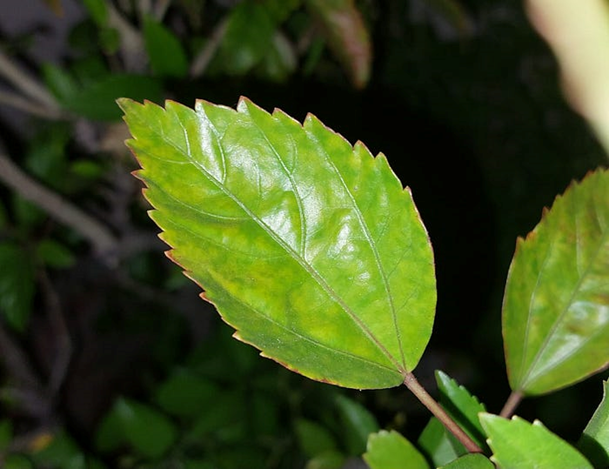
#> input picture 人工智能/树叶.jpeg, 609 x 469 px, given in place of the camera
$ jupyter execute --allow-errors Ch3.ipynb   (shell and % lines are left out)   (older library calls are emulated)   (text cells are left out)
#> lines starting #> are read from the running program, lines starting #| are printed output that depends on the picture
[cell 1]
import numpy as np
a = np.array([[1,2], [3,4]])
print(a)
print(type(a))

[cell 2]
import numpy as np
a = np.array([[1,2,3],[4,5,6]])
print (a.shape)
a

[cell 3]
import numpy as np
a = np.array([[1,2,3],[4,5,6]])
a.shape =  (3,2)
print (a.shape)
a

[cell 4]
import numpy as np
a = np.array([1,2,3,4,5])
a

[cell 5]
import numpy as np
a = np.array([1,2,3,4,5], ndmin=2)
a

[cell 6]
import numpy as np
x=np.array(5,dtype="float32")
print('x为:',x)
print('x对象的data属性： ',x.data)
print('x对象的size属性：',x.size)
print('x对象的维数：',x.ndim)
y=np.array(x,dtype="bool_")
print('转换为bool类型的x为：',y)
z=np.array(y,dtype="float16")
print('True值转换为float16类型为：',z)

[cell 7]
import numpy as np
x = np.empty([3,2], dtype = int)
print (x)

[cell 8]
import numpy as np
# 默认为浮点数
x = np.zeros(5)
print(x)
# 设置类型为整数
y = np.zeros((5,), dtype = np.int)
print(y)
# 自定义类型
z = np.zeros((2,2), dtype = [('x', 'i4'), ('y', 'i4')])
print(z)

[cell 9]
z = np.zeros((2,2), dtype = np.int)
print(z)

[cell 10]
import numpy as np
arr2=np.arange(3,9,0.2)
arr2

[cell 11]
import numpy as np
arr3=np.linspace(1, 5, 10)
arr3

[cell 12]
np.random.rand(2,3)

[cell 13]
np.random.randint(0,10,(2,2))

[cell 14]
np.random.uniform(1,2,(2,3))

[cell 15]
import numpy as np
# 创建一个4行6列的二维数组
arr = np.arange(24).reshape(4,6)
print('arr =\n',arr)
# 截取第2行到最后一行，第1列到第4列构成的ndarray
arr1 = arr[1:, :3]
print('B = \n',arr1)

[cell 16]
import numpy as np
num = np.random.normal(0, 1, (3,4))
print(num)

[cell 17]
num<0.5

[cell 18]
num[num<0.5]=0
print(num)

[cell 19]
np.where(num>0.5,1,0)

[cell 20]
stus_score = np.array([[80, 88], [82, 81], [84, 75], [86, 83], [75, 81]])
stus_score

[cell 21]
# 求每一列的最大值(0表示列)
result = np.amax(stus_score, axis=0)
print(result)
# 求每一行的最大值(1表示行)
result = np.amax(stus_score, axis=1)
print(result)

[cell 22]
#【例3.5】NumPy的数据类型使用。
import numpy as np
x=np.array([5])
print(type(x))
print('x为:',x)
print('x对象的data属性： ',x.data)
print('x对象的size属性：',x.size)
print('x对象的维数：',x.ndim)
y=np.bool_(x)
print('转换为bool类型的x为：',y)
z=np.float16(y)
print('True值转换为float16类型为：',z)

[cell 23]
#【例3.7】使用astype转换dataframe。
import pandas as pd
df = pd.DataFrame([{'qty':'3', 'num':'50'}, {'qty':'7', 'num':'20'}])
print(df.dtypes)
print('--------------')
df['qty'] = df['qty'].astype('int')
df['num'] = df['num'].astype('float64')
print(df.dtypes)

[cell 24]
#【例3.8】使用axis参数设置当前轴。
import numpy as np
arr=np.array([[0,1,2],[3,4,5]])
print(arr)
print(arr.sum(axis=0))
print(arr.sum(axis=1))

[cell 25]
#【例3.9】 使用reshape函数调整数组形状。
import numpy as np
arr=np.array([0, 1, 2, 3, 4, 5, 6, 7])
#显示数组arr的rank，
print('秩为：',arr.ndim)
arr3D = arr.reshape(2,2,2)
print(arr3D)
print ('秩为：',arr3D.ndim)

[cell 26]
#【例3.30】为一个地理位置数据创建Series对象。
import pandas as pd
#使用列表创建，索引值为默认值。
print('--------   列表创建series   ----------')
s1=pd.Series([1,1,1,1,1])
print(s1)
print('--------   字典创建series   ----------')
#使用字典创建，索引值为字典的key值
s2=pd.Series({'Longitude':39,'Latitude':116,'Temperature':23})
print('First value in s2:',s2['Longitude'])
print('-------- 用序列作series索引 ----------')
#使用range函数生成的迭代序列设置索引值
s3=pd.Series([3.4,0.8,2.1,0.3,1.5],range(5,10))
print('First value in s3:',s3[5])

[cell 27]
s2['Longitude']

[cell 28]
import pandas as pd
s2=pd.Series({'Longitude':39,'Latitude':116,'Temperature':23})
s2

[cell 29]
#【例3.31】对例3.30创建的s2，将温度增加2度，设置城市为Beijing。
#温度增加2度，设置城市为Beijing
s2["City"]="Beijing"
s2['Temperature']+=2
s2

[cell 30]
s3=pd.Series([3.4,0.8,2.1,0.3,1.5],range(5,10))
s3

[cell 31]
s3>2

[cell 32]
s3[s3>2]

[cell 33]
#【例3.33】为s2添加一项湿度数据。
stiny=pd.Series({'humidity':84})
#> (the rest of this cell did not finish here and is left out)

[cell 34]
#【例3.39】对Series和DataFrame进行索引。
import numpy as np
import pandas as pd
ser=pd.Series(np.arange(4),index=['A','B','C','D'])
ser

[cell 35]
data=pd.DataFrame(np.arange(16).reshape(4,4),
                  index=['BJ','SH','GZ','SZ'],
                  columns=['q','r','s','t'])
data

[cell 36]
print("ser['C']:",ser['C'])
print("ser[2]:",ser[2])
print("data['q']:",data['q'])
print("data[['q','t']]:",data[['q','t']])

[cell 37]
#【例3.41】抽取指定行列的数据。
data.loc[['SH','GZ'],['r','s']]

[cell 38]
data.iloc[:-1,1:3]

[cell 39]
#【例3.45】一个简单的dataframe。
df=pd.DataFrame(np.arange(16).reshape(4,4),
                  index=['BJ','SH','GZ','SZ'],
                  columns=['q','r','s','t'])
df

[cell 40]
df.sum(axis=0)

[cell 41]
 #【例3.46】使用NumPy模块求方差。
import numpy as np
a = np.arange(0,60,5)
a = a.reshape(3,4)
print(a)
result = np.std(a, axis=0)
print(result)
result = np.std(a, axis=1)
print(result)

[cell 42]
#【例3.47】使用Pandas模块求方差。
import numpy as np
import pandas as pd
a = np.arange(0,60,5)
a = a.reshape(3,4)
df = pd.DataFrame(a)
print(df)
print('-----------------')
print(df.std())

[cell 43]
#【3.48】综合示例——dataframe分词。
p='life can be good, life can be sad, life is mostly cheerful, but sometimes sad.'
pList=p.split()
pdict={}
for item in pList:
    if item[-1] in ',.':
        item=item[:-1]
    if item not in  pdict:
        pdict[item]=1
    else:
        pdict[item]+=1
print(pdict)

[cell 44]
s=pd.Series(pdict)
s

[cell 45]
p='life can be good, life can be sad, life is mostly cheerful, but sometimes sad.'
pList=p.split()
pList

[cell 46]
pd.Series(pdict)

[cell 47]
d={'a':[1,2,3],'b':[4,5,6]}
pd.DataFrame(d)

[cell 48]
p='life can be good,life can be sad,life is mostly cheerful,but sometimes sad.'
p.split()

[cell 49]
#【例3.50】dataframe中的数据对齐及NaN值处理。
dt1=pd.DataFrame(np.arange(16).reshape(4,4),
                  index=['BJ','SH','GZ','SZ'],
                  columns=['q','r','s','t'])
dt1

[cell 50]
dt2=pd.DataFrame(np.arange(4).reshape(2,2),
                  index=['BJ','SZ'],
                  columns=['r','t'])
dt2

[cell 51]
dt3=dt1.add(dt2,fill_value=0)
dt3

[cell 52]
#【例3.52】过滤dataframe的数据行。
dt1=pd.DataFrame(np.arange(16).reshape(4,4),
                  index=['BJ','SH','GZ','SZ'],
                  columns=['q','r','s','t'])
dt1

[cell 53]
dt2=pd.DataFrame(np.arange(12).reshape(4,3),
                  index=['BJ','SH','SZ','GZ'],
                  columns=['q','r','s'])
dt2

[cell 54]
testdf=dt1+dt2
testdf

[cell 55]
Hfinedf=testdf.dropna()
Hfinedf

[cell 56]
Vfinedf=testdf.dropna(axis=1)
Vfinedf

[cell 57]
#【例3.56】绘制简单的plot图表，结果如图3.3所示。
import matplotlib.pyplot as plt
fig=plt.figure()
ax1=fig.add_subplot(2,2,1)
ax2=fig.add_subplot(2,2,4)

[cell 58]
#【例3.59】在Subplot上绘制图形，结果如图3.6所示。
fig=plt.figure()
ax=fig.add_subplot(1,1,1)
rect=plt.Rectangle((0.2,0.75),0.4,0.15,color='r',alpha=0.3)
circ=plt.Circle((0.7,0.2),0.15,color='b',alpha=0.3)
pgon=plt.Polygon([[0.15,0.15],[0.35,0.4],[0.2,0.6]],color='g',alpha=0.9)
ax.add_patch(rect)
ax.add_patch(circ)
ax.add_patch(pgon)
plt.show()
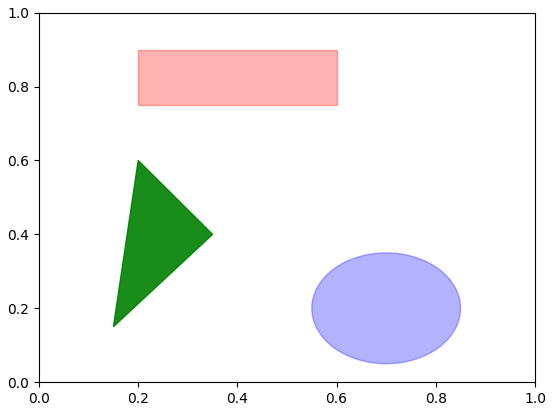
#> figure drawn by matplotlib, 1 panel

[cell 59]
#【例3.60】绘制简单直线，结果如图3.7所示。
import matplotlib.pyplot as plt
import numpy as np
a = np.arange(10)
plt.xlabel('x')
plt.ylabel('y')
plt.plot(a,a*1.5,a,a*2.5,a,a*3.5,a,a*4.5)
plt.legend(['1.5x','2.5x','3.5x','4.5x'])
plt.title('simple lines')
plt.show()
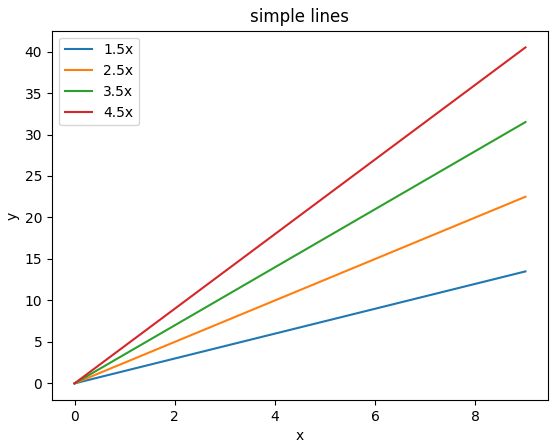
#> figure drawn by matplotlib, 1 panel; curve peaks at x = 9, y = 13.5; curve peaks at x = 9, y = 22.5; curve peaks at x = 9, y = 31.5

[cell 60]
#【例3.61】绘制sin(x)函数图形，结果如图3.8所示。
import numpy as np
import matplotlib.pyplot as plt
x = np.linspace(-10, 10, 100)  #列举出一百个数据点
y = np.sin(x)                #计算出对应的y
plt.plot(x, y)
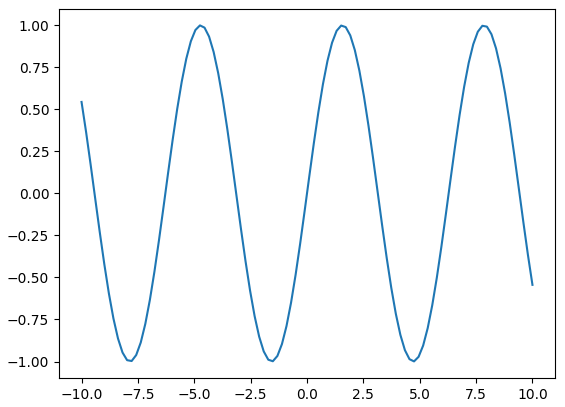
#> figure drawn by matplotlib, 1 panel; curve peaks at x = -4.75, y = 0.999

[cell 61]
 #【例3.62】多个图表的绘制
import numpy as np
import matplotlib.pyplot as plt
fig,axes=plt.subplots(2,1)
plt.subplot(2,1,1)
x = np.linspace(-10, 10, 100)  #列举出一百个数据点
y = np.sin(x)               #计算出对应的y
plt.plot(x, y, marker="o")
plt.subplot(2,1,2)
a = np.arange(10)
plt.plot(a,a*1.5,a,a*2.5,a,a*3.5,a,a*4.5)
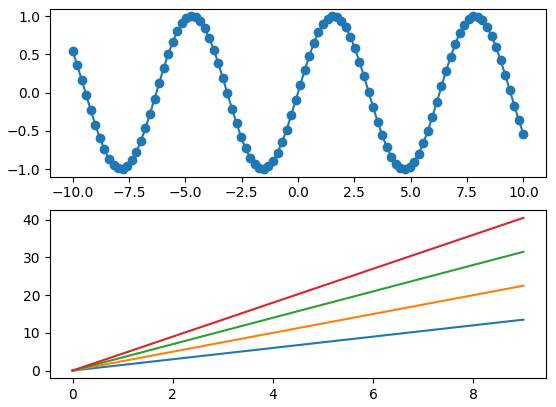
#> figure drawn by matplotlib, 2 panels; panel 1: curve peaks at x = -4.75, y = 0.999; panel 2: curve peaks at x = 9, y = 13.5; panel 2: curve peaks at x = 9, y = 22.5; panel 2: curve peaks at x = 9, y = 31.5

[cell 62]
 #【例3.63】绘制鸢尾花数据集的特征分布图
import matplotlib.pyplot as plt
import pandas as pd
import numpy as np
#> (the rest of this cell did not finish here and is left out)

[cell 63]
#【例3.64】使用plotdata2.txt中的数据，绘制编程语言发展趋势图。
import pandas as pd
#> (the rest of this cell did not finish here and is left out)

[cell 64]
#【例3.65】为Series数据绘制如图3.13中的图表。
import pandas as pd
import numpy as np
from pandas import Series, DataFrame
import matplotlib.pyplot as plt

# cumsum()函数累加数据
s1 = Series(np.random.randn(1000)).cumsum()
s2 = Series(np.random.randn(1000)).cumsum()

plt.subplot(211)    #第一个子图
# kind参数修改图类型
ax1=s1.plot(kind='line',label='S1',title='Figures of Series', style='--')
# 绘制第二个Series
s2.plot(ax=ax1,kind='line',label='S2')
plt.ylabel('value')
plt.legend(loc=2)  #right left

plt.subplot(212)   #第二个子图
s1[0:10].plot(kind='bar',grid=True,label='S1')
plt.xlabel('index')
plt.ylabel('value')
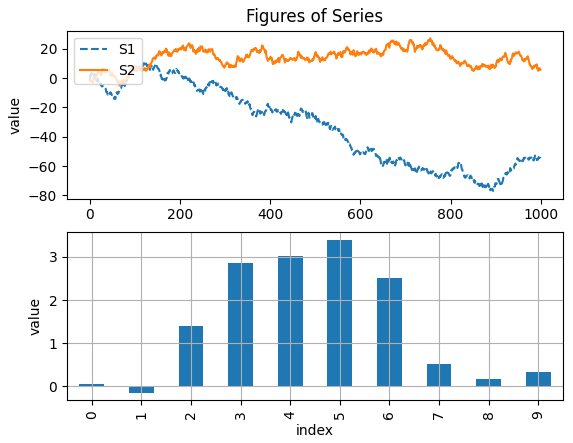
#> figure drawn by matplotlib, 2 panels; panel 1: curve peaks at x = 121, y = 10.16; panel 1: curve peaks at x = 755, y = 27.24; panel 2: tallest bar 3.39 high, from x = 4.75 to 5.25

[cell 65]
#【例3.66】使用Axes3D.scatter函数绘制三维散点图，如图3.14所示。
import numpy as np
import matplotlib.pyplot as plt
from mpl_toolkits.mplot3d import Axes3D

def randrange(n, randFloor, randCeil):
    rnd = np.random.rand(n)                   #生成n个随机数（值0~1）
    return (randCeil-randFloor) * rnd + randFloor  #生成n个vmin~vmax的随机数

plt.rcParams['font.sans-serif']=['SimHei']    #显示中文
fig = plt.figure(figsize=(10, 8))
ax = fig.add_subplot(111, projection="3d")  #添加子3D坐标轴,
n = 100
for zmin, zmax, c, m, l in [(4, 15, 'r', 'o', '低值'),(13, 40, 'g', '*', '高值')]:  #形状和颜色
    x = randrange(n, 0, 20)
    y = randrange(n, 0, 20)
    z = randrange(n, zmin, zmax)
    ax.scatter(x, y, z, c=c, marker=m, label=l, s=z * 6)

ax.set_xlabel("X-value")
ax.set_ylabel("Y-value")
ax.set_zlabel("Z-value")
ax.set_title("高/低值3D散点图", alpha=0.6, size=15, weight='bold')
ax.legend(loc="upper left")              #图例位于左上角

plt.show()
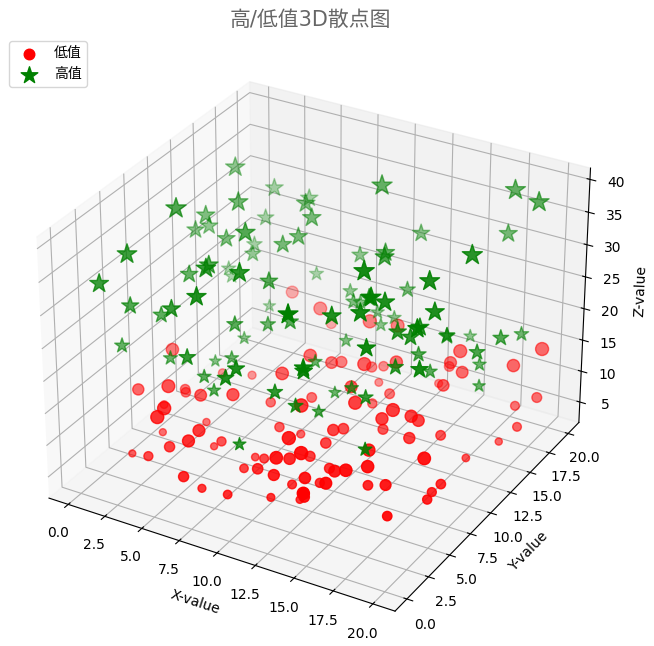
#> figure drawn by matplotlib, 1 panel

[cell 66]
#【例3.67】使用cv2读取图像，将图像转换为灰度图显示并保存。
import cv2
img = cv2.imread('tiger.jpg',0)  #转变为灰度图
cv2.imshow('image',img)
k = cv2.waitKey(0)
#> (key q is pressed here)
if k == 27:                 #按Esc键直接退出
    cv2.destroyAllWindows()
elif k == ord('s'):            # 按's'键先保存灰度图，再退出
    cv2.imwrite('result.png',img)
    cv2.destroyAllWindows()

[cell 67]
#【例3.68】拆分通道并着色，效果如图3.15。
import numpy as np
import cv2
img = cv2.imread('tiger.jpg')   #BGR图像模式
cv2.imshow('image',img)
k = cv2.waitKey(0)
#> (key q is pressed here)
if k == 13:                #按Enter键退出
    cv2.destroyAllWindows()
elif k == ord('s'):           #按's'键保存并退出
    b,g,r = cv2.split(img)   #图像拆分成三个通道
    zeros = np.zeros(img.shape[:2], dtype = "uint8")   #值为0的单通道数组
    imgr=cv2.merge([zeros, zeros,r])     #合并图像
    imgg=cv2.merge([zeros, g,zeros])
    imgb=cv2.merge([b,zeros, zeros])
    #将新图像写入文件
    cv2.imwrite('r.png',imgr)
    cv2.imwrite('g.png',imgg)
    cv2.imwrite('b.png',imgb)
    cv2.destroyAllWindows()

#> (a cell that did not finish here is left out)

#> (a cell that did not finish here is left out)

#> (a cell that did not finish here is left out)

[cell 71]
#【例3.69】捕获摄像头图像。
import cv2
cap  = cv2.VideoCapture(0)
while(True):
    ret, frame = cap.read()
#> frame is the input picture: shape (469, 609, 3); mean B, G, R 29.6, 78.3, 62.4
    cv2.imshow(u"Capture", frame)
    key = cv2.waitKey(1)
#> (key q is pressed here)
    if key & 0xff == ord('q') or key == 27:
        print(frame.shape,ret)
#| (469, 609, 3) True
        break
cap.release()
cv2.destroyAllWindows()

[cell 72]
#【例3.70】检测摄像头范围内的人脸，效果如图3.17。
import cv2
# cascPath=r"haarcascade_frontalface_alt2.xml"
# faceCascade = cv2.CascadeClassifier(cascPath)
faceCascade = cv2.CascadeClassifier(r"C:\Anaconda3\Lib\site-packages\cv2\data\haarcascade_frontalface_alt2.xml")
cap  = cv2.VideoCapture(0)
while(True):
    ret, img = cap.read()

    faces = faceCascade.detectMultiScale(img, 1.2, 2, cv2.CASCADE_SCALE_IMAGE,(20, 20))
#> faces = ()
    for (x, y, w, h) in faces:
        img = cv2.rectangle(img, (x, y), (x+w, y+h), (0, 255, 0), 2)
#> this loop made 0 passes
    cv2.imshow(u"Detect faces", img)

    key = cv2.waitKey(1)
#> (key q is pressed here)
    if key & 0xFF==ord('q') or key == 27:
        break
cv2.destroyAllWindows()
cap.release()
